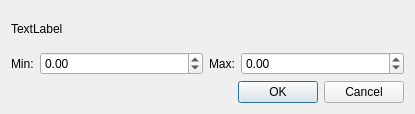
<?xml version="1.0" encoding="UTF-8"?>
<ui version="4.0">
 <class>MinMaxEditor</class>
 <widget class="QDialog" name="MinMaxEditor">
  <property name="geometry">
   <rect>
    <x>0</x>
    <y>0</y>
    <width>415</width>
    <height>114</height>
   </rect>
  </property>
  <property name="minimumSize">
   <size>
    <width>0</width>
    <height>0</height>
   </size>
  </property>
  <property name="windowTitle">
   <string>Dialog</string>
  </property>
  <layout class="QVBoxLayout" name="verticalLayout">
   <item>
    <widget class="QLabel" name="propNameLabel">
     <property name="text">
      <string>TextLabel</string>
     </property>
    </widget>
   </item>
   <item>
    <layout class="QHBoxLayout" name="horizontalLayout">
     <item>
      <widget class="QLabel" name="label_2">
       <property name="text">
        <string>Min:</string>
       </property>
      </widget>
     </item>
     <item>
      <widget class="QDoubleSpinBox" name="propMinValueField">
       <property name="sizePolicy">
        <sizepolicy hsizetype="Expanding" vsizetype="Fixed">
         <horstretch>0</horstretch>
         <verstretch>0</verstretch>
        </sizepolicy>
       </property>
       <property name="decimals">
        <number>2</number>
       </property>
       <property name="minimum">
        <double>-99999999.989999994635582</double>
       </property>
       <property name="maximum">
        <double>99999999.989999994635582</double>
       </property>
      </widget>
     </item>
     <item>
      <widget class="QLabel" name="label_3">
       <property name="text">
        <string>Max:</string>
       </property>
      </widget>
     </item>
     <item>
      <widget class="QDoubleSpinBox" name="propMaxValueField">
       <property name="sizePolicy">
        <sizepolicy hsizetype="Expanding" vsizetype="Fixed">
         <horstretch>0</horstretch>
         <verstretch>0</verstretch>
        </sizepolicy>
       </property>
       <property name="decimals">
        <number>2</number>
       </property>
       <property name="minimum">
        <double>-99999999.989999994635582</double>
       </property>
       <property name="maximum">
        <double>99999999.989999994635582</double>
       </property>
      </widget>
     </item>
    </layout>
   </item>
   <item>
    <widget class="QDialogButtonBox" name="buttonBox">
     <property name="orientation">
      <enum>Qt::Horizontal</enum>
     </property>
     <property name="standardButtons">
      <set>QDialogButtonBox::Cancel|QDialogButtonBox::Ok</set>
     </property>
     <property name="centerButtons">
      <bool>false</bool>
     </property>
    </widget>
   </item>
  </layout>
 </widget>
 <resources/>
 <connections>
  <connection>
   <sender>buttonBox</sender>
   <signal>accepted()</signal>
   <receiver>MinMaxEditor</receiver>
   <slot>accept()</slot>
   <hints>
    <hint type="sourcelabel">
     <x>248</x>
     <y>254</y>
    </hint>
    <hint type="destinationlabel">
     <x>157</x>
     <y>274</y>
    </hint>
   </hints>
  </connection>
  <connection>
   <sender>buttonBox</sender>
   <signal>rejected()</signal>
   <receiver>MinMaxEditor</receiver>
   <slot>reject()</slot>
   <hints>
    <hint type="sourcelabel">
     <x>316</x>
     <y>260</y>
    </hint>
    <hint type="destinationlabel">
     <x>286</x>
     <y>274</y>
    </hint>
   </hints>
  </connection>
 </connections>
</ui>
